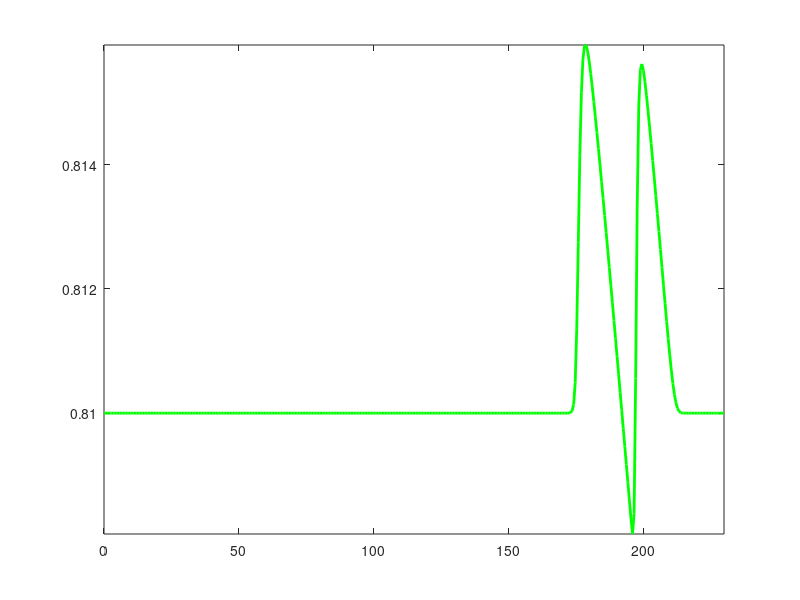
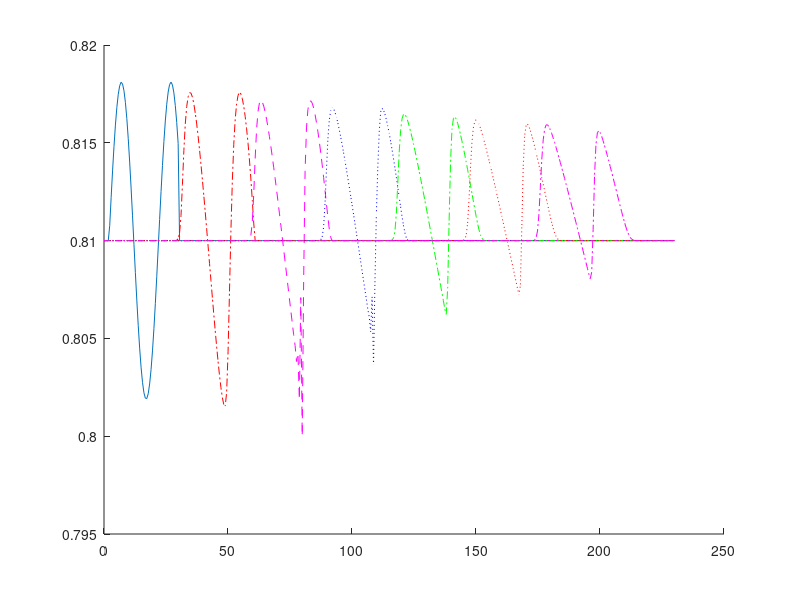
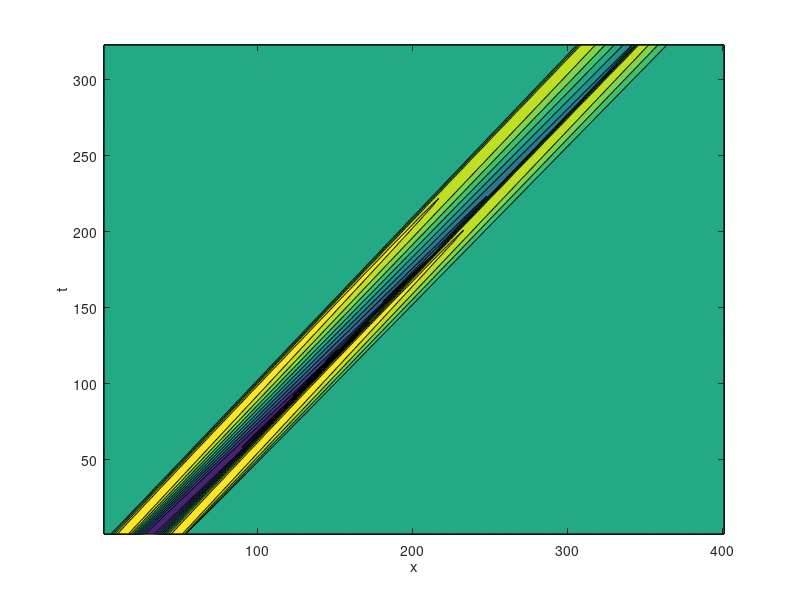
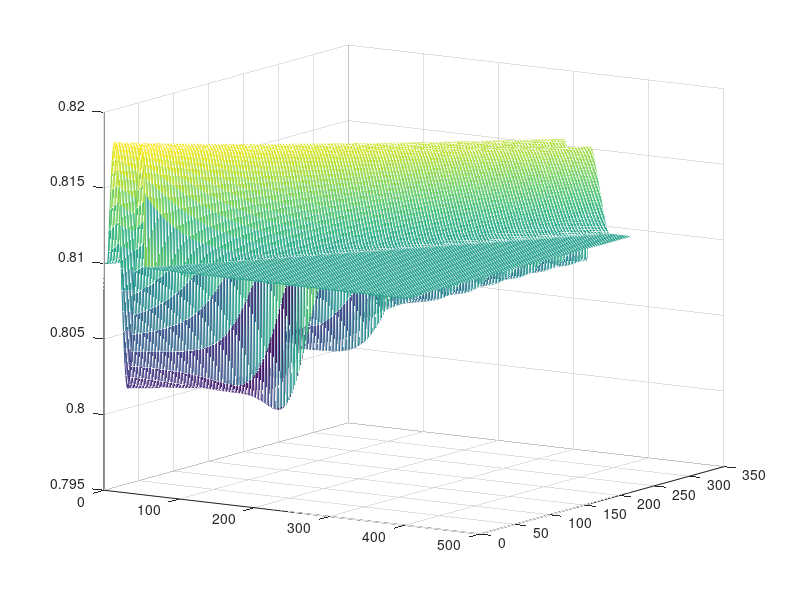

Here is the MATLAB script that generated these plots, in order:
clear all;
close all;

% löse die Transportgleichung: u_t + u_u_x = 0
L = 230;            % 5 Kilometer Streckenlänge (Meter)
T = 40;             % Time of interest (Sekunden) 
CFL = 0.9;
Imax = 401;         % Anzahl Stützstellen
VMax = 36;         % Maximale Geschwindigkeit (bei RhoMin)  (m/s) 
RhoMax = 1.85;      % Maximale Anzahl an Autos innerhalb eines Kilometers   Auto / Meter
RhoStart = 0.81;     % Minimale Anzahl an Autos innerhalb eines Kilometers (Maximaler Wert bei Einhaltung des Mindestabstands) Auto/Meter

x = linspace(0, L, Imax);
deltaX = L/(Imax - 1);

u0 = zeros(Imax, 1);

% set initial conditions
% Gauss pulse centered at 4
for i = 1: Imax
    if(x(i)<2)
        u0(i,1) = RhoStart;
    elseif(x(i)<30)
        u0(i,1)= (1 + 0.01*sin(0.1*pi*(x(i) - 2)))* RhoStart;
    else
        u0(i,1)= RhoStart;
    end
end

maxU0 = -inf;

for i =1: Imax
    maxU0 = max(u0(i, 1), maxU0);
end

c = ((-2)*maxU0)*VMax/RhoMax + VMax;

deltaT = CFL*deltaX/abs(c);
Nmax = ceil(T/deltaT) + 1;

u = zeros(Imax, Nmax);
t = linspace(0, T, Nmax);


for i = 1: Imax
   u(i,1) = u0(i,1);
end


for n = 2: Nmax
    %backward differences
    %periodic boundary conditions
    
    u(1, n) = u(1, n - 1) + deltaT/deltaX*c*u(Imax, n - 1)*(u(1, n - 1)-u(Imax, n - 1));
    %u(1, n) = 1;
    u(Imax, n) = u(1, n - 1) + deltaT/deltaX*c*u(1, n - 1)*(u(1, n - 1)-u(Imax, n - 1));
    %u(Imax, n) = 1;
    for i = 2: Imax-1
        c = ((-2)*u(i, n - 1)*VMax)/RhoMax + VMax;
        
        cplus = max(c, 0);
        cminus = min(c, 0);
        
        u(i, n) = u(i, n - 1) - deltaT/deltaX*cplus*(u(i, n - 1) - u(i - 1, n - 1)) - deltaT/deltaX*cminus*(u(i + 1, n - 1) - u(i, n - 1));
        u(i, n) = min(u(i, n), RhoMax);
    end
end

%%%%%%%%%%%%%%%%%%%%%%%%%%%%%%%%%%%%%%%%%%%%%%%%%%%%%%%%%%%%%%%%%%%%%%%%%%

figure('Name', 'numerical Solution u','NumberTitle','off')

plot(x, u(1:Imax,1), 'g','LineWidth',2);
axis tight
set(gca,'nextplot','replacechildren');
% Record the movie
for j = 1:Nmax
    plot(x, u(1:Imax,j), 'g','LineWidth',2);
    F(j) = getframe;
end
movie(F,0) % play x+1 times
%%%%%%%%%%%%%%%%%%%%%%%%%%%%%%%%%%%%%%%%%%%%%%%%%%%%%%%%%%%%%%%%%%%%%%%%

figure('Name', 'Numerical vs. exact solution','NumberTitle','off')
hold on;

plot(x, u(1:Imax,1), x, u(1:Imax,  ceil(Nmax/6)),'-.r', x, u(1:Imax, 2* ceil(Nmax/6)), '--m', x, u(1:Imax, 3* ceil(Nmax/6)), ':b', x, u(1:Imax, 4* ceil(Nmax/6)), '-.g', x, u(1:Imax, 5* ceil(Nmax/6)), ':r', x, u(1:Imax, Nmax), '-.m');
%plot(x, v(1:Imax,1), x, v(1:Imax,  ceil(Nmax/6)),'-.r', x, v(1:Imax, 2* ceil(Nmax/6)), '--m', x, v(1:Imax, 3* ceil(Nmax/6)), ':b', x, v(1:Imax, 4* ceil(Nmax/6)), '-.g', x, v(1:Imax, 5* ceil(Nmax/6)), ':r', x, v(1:Imax, Nmax), '-.m');
%%%%%%%%%%%%%%%%%%%%%%%%%%%%%%%%%%%%%%%%%%%%%%%%%%%%%%%%%%%%%%%%%%%%%%%%%%%

figure('Name','u','NumberTitle','off')
C = contourf( u');
xlabel('x')
ylabel('t')

figure('Name','numerical Solution u','NumberTitle','off')
mesh( u');
view (33, 12);
%%%%%%%%%%%%%%%%%%%%%%%%%%%%%%%%%%%%%%%%%%%%%

figure('Name', 'Geschwindigkeit','NumberTitle','off')
plot([RhoMax;0],[0;VMax])
%plot(x, u(1:Imax,1), 'g','LineWidth',2);
%axis tight
%%%%%%%%%%%%%%%%%%%%%%%%%%%%%%%%%%%%%%%%%%%%%%%%%%%%%%%%%%%%%%%%%%%%%%%%